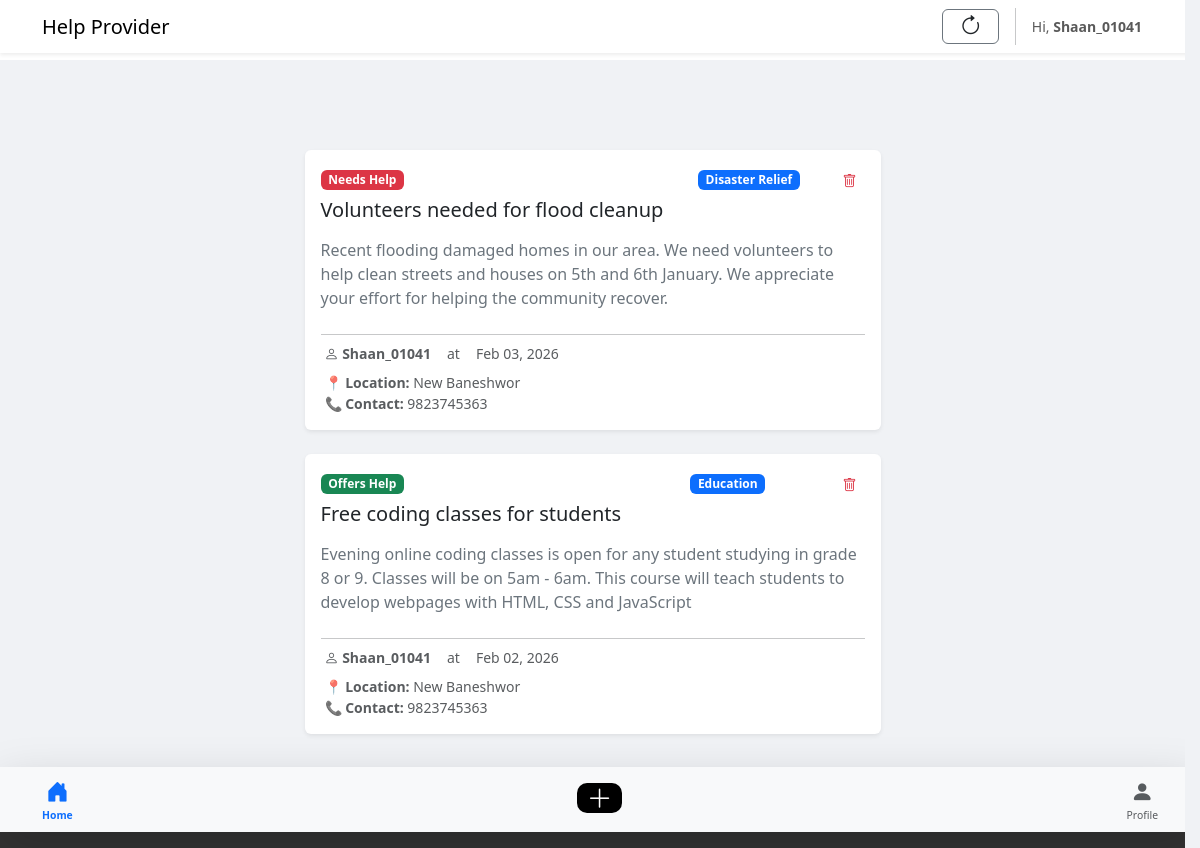
Page /help_provider/my_posts/ (signed in) on the earlier database version.
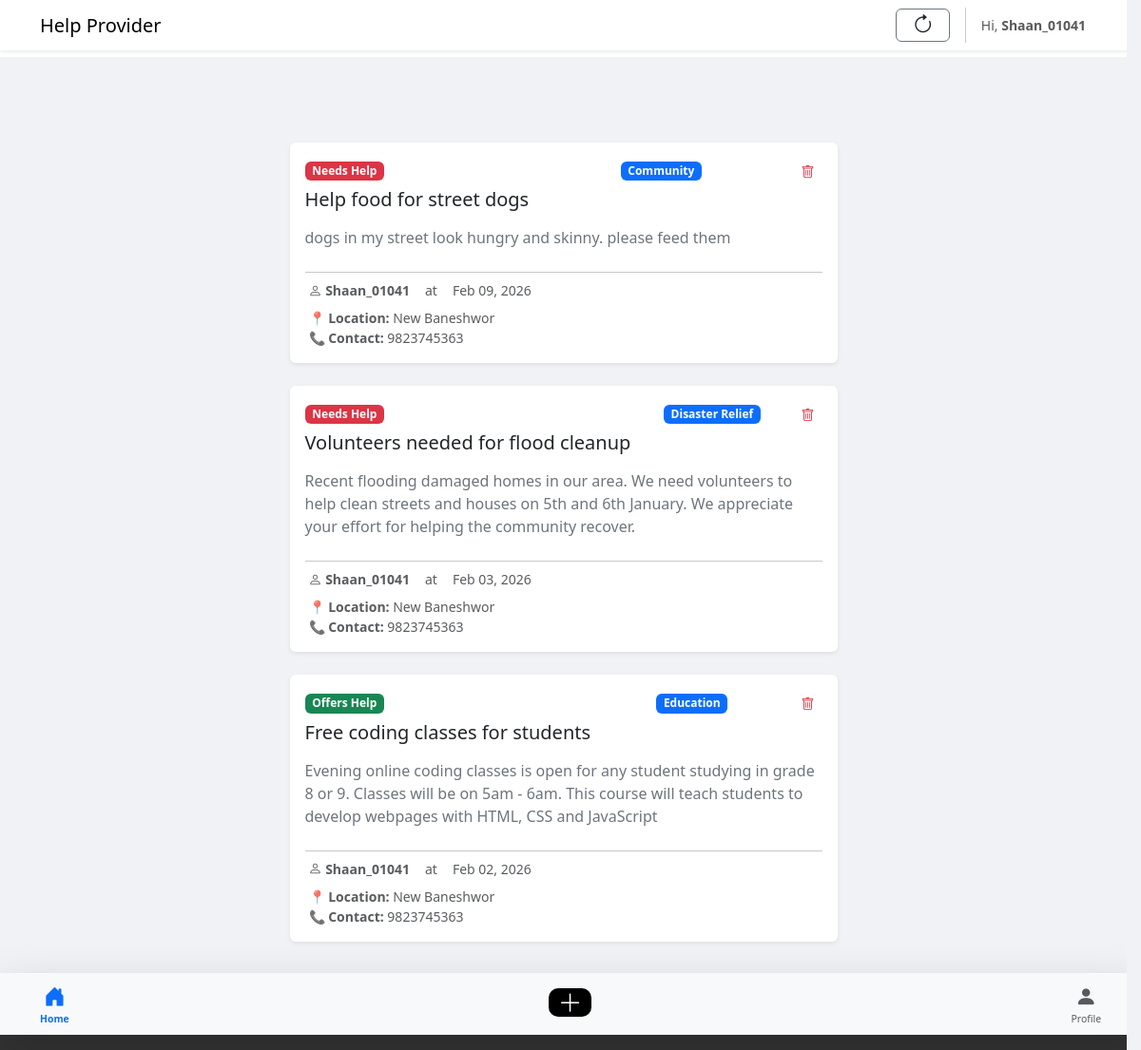
Same page on the later database version.
### help_provider/models.py (models this page shows, shortened)
class HelpPost(models.Model):
    HELP_TYPE = [
        ('need', 'Need Help'),
        ('offer', 'Offer Help'),
    ]
    PRIORITY_CHOICES = [
        (1, 'Emergency'),
        (2, 'Medium'),
        (3, 'Low'),
    ]
    STATUS_CHOICES = [
        (0, 'Open'),
        (1, 'In Progress'),
        (2, 'Closed'),
    ]
    title = models.CharField(max_length=100)
    description = models.TextField()
    category = models.ForeignKey(Category, on_delete=models.CASCADE, null=True, blank=True)
    priority = models.IntegerField(choices=PRIORITY_CHOICES, default=1)
    city = models.CharField(max_length=50, default='kathmandu')
    location = PlainLocationField(based_fields=['city'], zoom=7)
    contact = models.CharField(max_length=100)
    status = models.IntegerField(choices=STATUS_CHOICES, default=0)
    help_type = models.CharField(max_length=10, choices=HELP_TYPE)
    user = models.ForeignKey(User, on_delete=models.CASCADE, null=True, blank=True)
    created_at = models.DateTimeField(auto_now_add=True)

class Category(models.Model):
    name = models.CharField(max_length=50)
    class Meta:
        verbose_name_plural = "Categories"

class Profile(models.Model):
    user = models.OneToOneField(User, on_delete=models.CASCADE)
    roleid = models.IntegerField(choices=[(1, 'Admin'), (2, 'Public')], default=2)
    category = models.ForeignKey(Category, on_delete=models.SET_NULL, null=True, blank=True)
    genderid = models.IntegerField(choices=[(1, 'Male'), (2, 'Female'), (3, 'Other')], null=True, blank=True)
    contact = models.CharField(max_length=15, blank=True)
    address = models.CharField(max_length=200, blank=True)

### help_provider/views.py (the view)
# urls.py: path('my_posts/', views.my_posts, name='my_posts'),
def my_posts(request):
    user_posts = HelpPost.objects.filter(user=request.user).order_by('-created_at')
    return render(request, 'my_posts.html', {'posts': user_posts})

### help_provider/templates/my_posts.html (shortened to what the changed rows need)
<!doctype html>
<html lang="en">
{% load static %}
<head>
    <link rel="stylesheet" href="https://cdn.jsdelivr.net/npm/bootstrap-icons@1.11.1/font/bootstrap-icons.css">
    <link href="https://cdn.jsdelivr.net/npm/bootstrap@5.3.2/dist/css/bootstrap.min.css" rel="stylesheet">
</head>
<body>
    <main>
        <div class="container">
            <div class="row justify-content-center">
                <div class="feed-wrapper">
                    {% for post in posts %}
                    <div class="card shadow-sm p-3 mb-4 bg-white rounded">
                        <div class="d-flex justify-content-between align-items-start">
                            <div>
                                {% if post.help_type == "need" %}
                                <span class="badge bg-danger mb-2">Needs Help</span>
                                {% else %}
                                <span class="badge bg-success mb-2">Offers Help</span>
                                {% endif %}
                                <h3 class="h5">{{ post.title }}</h3>
                            </div>
                            <div>
                                <span class="badge bg-primary mb-2">{{ post.category.name }}</span>
                            </div>
                            {% if user.is_authenticated and post.user == user %}
                            <div class="d-flex gap-2">
                                <form action="{% url 'delete_post' post.id %}" method="post"
                                    onsubmit="return confirm('Are you sure you want to delete this post?');">
                                    <button type="submit" class="btn btn-outline-danger btn-sm border-0">
                                        <i class="bi bi-trash"></i>
                                    </button>
                                </form>
                            </div>
                            {% endif %}
                        </div>
                        <p class="text-secondary mt-2">{{ post.description }}</p>
                        <hr class="my-2">
                        <div class="user-info d-flex align-items-center">
                            <div class="ms-1">
                                <div class="mb-2">
                                    <div
                                        class="d-flex justify-content-center align-items-center gap-3 small text-muted">
                                        <span>
                                            <i class="bi bi-person"></i>
                                            <strong>{{ post.user.username }}</strong>
                                        </span>
                                        <span>at</span>
                                        <span>
                                            {{ post.created_at|date:"M d, Y" }}
                                        </span>
                                    </div>
                                </div>
                                <div class="text-muted small">
                                    📍 <strong>Location:</strong>
                                    {{ post.user.profile.address|default:post.city|default:"Not provided" }}
                                    <br>
                                    📞 <strong>Contact:</strong>
                                    {{ post.user.profile.contact|default:post.contact|default:"Not provided" }}
                                </div>
                            </div>
                        </div>
                    </div>
                    {% empty %}
                    <div class="text-center mt-5">
                        <p class="text-muted">No posts available yet.</p>
                    </div>
                    {% endfor %}
                </div>
            </div>
        </div>
    </main>
</body>
</html>

Differences in the rows shown:
added HelpPost: help_type "Needs Help", title "Help food for street dogs", category.name "Community", description "dogs in my street look hungry and skinny. please feed them", user.username "Shaan_01041", created_at "Feb 09, 2026", user.profile.address "New Baneshwor", user.profile.contact "9823745363"
